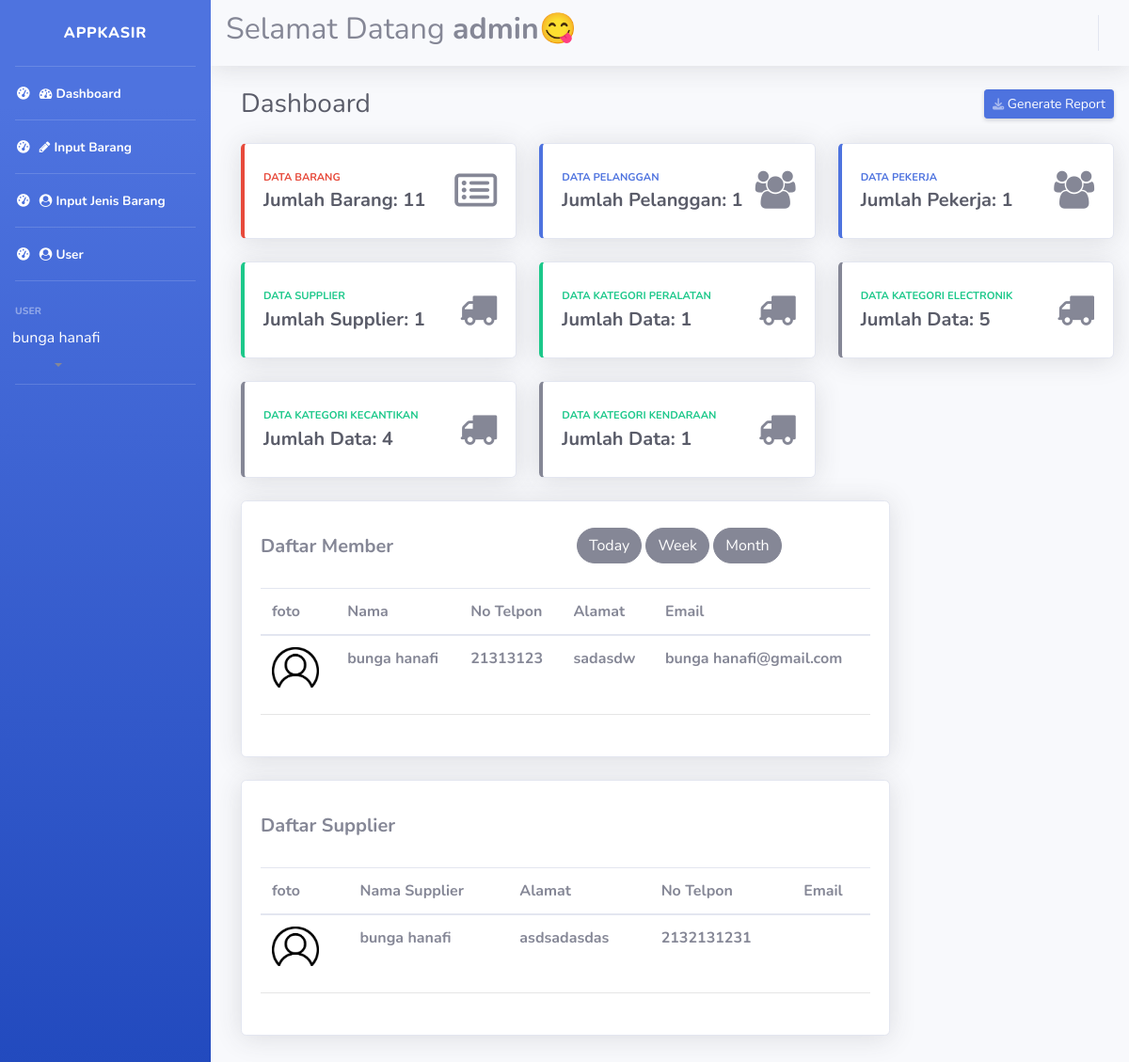
The app's page /admin/index.php (signed in) with its own data.
### tables this page shows
CREATE TABLE `tb_pelanggan` (
  `id_plnggn` int(11) NOT NULL,
  `nama_plnggan` varchar(100) NOT NULL,
  `no_tlp` varchar(13) NOT NULL,
  `alamat` varchar(100) NOT NULL,
  `email` varchar(100) NOT NULL
);

CREATE TABLE `tb_supplier` (
  `id_supp` int(11) NOT NULL,
  `nama_supp` varchar(100) NOT NULL,
  `alamat` varchar(255) NOT NULL,
  `no_tlp` varchar(13) NOT NULL
);

### admin/modul/home.php (the view, shortened to what this page needs)
<div class="container-fluid  m-2">
                    <div class="d-sm-flex align-items-center justify-content-between mb-4">
                        <h1 class="h3 mb-0 text-gray-800">Dashboard</h1>
                        <a href="#" class="d-none d-sm-inline-block btn btn-sm btn-primary shadow-sm"> Generate Report</a>
                    </div>
                    <div class="row">
                        <div class="col-xl-4 col-md-6 mb-4">
                            <?php
                                $sql = mysqli_query($con, "SELECT * FROM tb_barang");
                                $row=mysqli_num_rows($sql);
                            ?>
                            <div class="card border-left-danger shadow h-100 py-2">
                                <div class="card-body">
                                    <div class="row no-gutters align-items-center">
                                        <div class="col mr-2">
                                            <div class="text-xs font-weight-bold text-danger text-uppercase mb-1">
                                                Data Barang</div>
                                            <div class="h5 mb-0 font-weight-bold text-gray-800">Jumlah  Barang: <?php echo $row;?></div>
                                        </div>
                                        <div class="col-auto">
                                        <i class="fa fa-list-alt" aria-hidden="true" style="font-size:40px;"></i>
                                        </div>
                                    </div>
                                </div>
                            </div>
                        </div>
                        <div class="col-xl-4 col-md-6 mb-4">
                            <?php
                                $sql = mysqli_query($con, "SELECT * FROM tb_pelanggan");
                                $row=mysqli_num_rows($sql);
                            ?>
                            <div class="card border-left-primary shadow h-100 py-2">
                                <div class="card-body">
                                    <div class="row no-gutters align-items-center">
                                        <div class="col mr-2">
                                            <div class="text-xs font-weight-bold text-primary text-uppercase mb-1">
                                                Data Pelanggan</div>
                                            <div class="h5 mb-0 font-weight-bold text-gray-800">Jumlah Pelanggan: <?php echo $row;?></div>
                                        </div>
                                        <div class="col-auto">
                                        <i class="fa fa-users" aria-hidden="true" style="font-size:40px;"></i>
                                        </div>
                                    </div>
                                </div>
                            </div>
                        </div>
                        <div class="col-xl-4 col-md-6 mb-4">
                            <?php
                                $sql = mysqli_query($con, "SELECT * FROM tb_admin");
                                $row=mysqli_num_rows($sql);
                            ?>
                            <div class="card border-left-primary shadow h-100 py-2">
                                <div class="card-body">
                                    <div class="row no-gutters align-items-center">
                                        <div class="col mr-2">
                                            <div class="text-xs font-weight-bold text-primary text-uppercase mb-1">
                                                Data Pekerja</div>
                                            <div class="h5 mb-0 font-weight-bold text-gray-800">Jumlah Pekerja: <?php echo $row;?></div>
                                        </div>
                                        <div class="col-auto">
                                        <i class="fa fa-users" aria-hidden="true" style="font-size:40px;"></i>
                                        </div>
                                    </div>
                                </div>
                            </div>
                        </div>
                        <div class="col-xl-4 col-md-6 mb-4">
                            <?php
                                $sql = mysqli_query($con, "SELECT * FROM tb_supplier");
                                $row=mysqli_num_rows($sql);
                            ?>
                            <div class="card border-left-success shadow h-100 py-2">
                                <div class="card-body" style="">
                                    <div class="row no-gutters align-items-center">
                                        <div class="col mr-2">
                                            <div class="text-xs font-weight-bold text-success text-uppercase mb-1">
                                                Data Supplier</div>
                                            <div class="h5 mb-0 font-weight-bold text-gray-800 ">Jumlah Supplier: <?php echo $row;?></div>
                                        </div>
                                        <div class="col-auto">
                                        <i class="fa fa-truck" aria-hidden="true" style="font-size:40px;"></i>
                                        </div>
                                    </div>
                                </div>
                            </div>
                        </div>
                        <div class="col-xl-4 col-md-6 mb-4">
                            <?php
                                $sql = mysqli_query($con, "SELECT * FROM tb_barang WHERE jenis_brng='peralatan'");
                                $row = mysqli_num_rows($sql);
                            ?>
                            <div class="card border-left-success shadow h-100 py-2">
                                <div class="card-body" style="">
                                    <div class="row no-gutters align-items-center">
                                        <div class="col mr-2">
                                            <div class="text-xs font-weight-bold text-success text-uppercase mb-1">
                                                Data Kategori Peralatan</div>
                                            <div class="h5 mb-0 font-weight-bold text-gray-800 ">Jumlah Data: <?php echo $row;?></div>
                                        </div>
                                        <div class="col-auto">
                                        <i class="fa fa-truck" aria-hidden="true" style="font-size:40px;"></i>
                                        </div>
                                    </div>
                                </div>
                            </div>
                        </div>
                        <div class="col-xl-4 col-md-6 mb-4">
                            <?php
                                $sql = mysqli_query($con, "SELECT * FROM tb_barang WHERE jenis_brng='elektronik'");
                                $row = mysqli_num_rows($sql);
                            ?>
                            <div class="card border-left-secondary shadow h-100 py-2">
                                <div class="card-body" style="">
                                    <div class="row no-gutters align-items-center">
                                        <div class="col mr-2">
                                            <div class="text-xs font-weight-bold text-success text-uppercase mb-1">
                                                Data Kategori Electronik</div>
                                            <div class="h5 mb-0 font-weight-bold text-gray-800 ">Jumlah Data: <?php echo $row;?></div>
                                        </div>
                                        <div class="col-auto">
                                        <i class="fa fa-truck" aria-hidden="true" style="font-size:40px;"></i>
                                        </div>
                                    </div>
                                </div>
                            </div>
                        </div>
                        <div class="col-xl-4 col-md-6 mb-4">
                            <?php
                                $sql = mysqli_query($con, "SELECT * FROM tb_barang WHERE jenis_brng='kecantikan'");
                                $row = mysqli_num_rows($sql);
                            ?>
                            <div class="card border-left-secondary shadow h-100 py-2">
                                <div class="card-body" style="">
                                    <div class="row no-gutters align-items-center">
                                        <div class="col mr-2">
                                            <div class="text-xs font-weight-bold text-success text-uppercase mb-1">
                                                Data Kategori kecantikan</div>
                                            <div class="h5 mb-0 font-weight-bold text-gray-800 ">Jumlah Data: <?php echo $row;?></div>
                                        </div>
                                        <div class="col-auto">
                                        <i class="fa fa-truck" aria-hidden="true" style="font-size:40px;"></i>
                                        </div>
                                    </div>
                                </div>
                            </div>
                        </div>
                        <div class="col-xl-4 col-md-6 mb-4">
                            <?php
                                $sql = mysqli_query($con, "SELECT * FROM tb_barang WHERE jenis_brng='kendaraan'");
                                $row = mysqli_num_rows($sql);
                            ?>
                            <div class="card border-left-secondary shadow h-100 py-2">
                                <div class="card-body" style="">
                                    <div class="row no-gutters align-items-center">
                                        <div class="col mr-2">
                                            <div class="text-xs font-weight-bold text-success text-uppercase mb-1">
                                                Data Kategori Kendaraan</div>
                                            <div class="h5 mb-0 font-weight-bold text-gray-800 ">Jumlah Data: <?php echo $row;?></div>
                                        </div>
                                        <div class="col-auto">
                                        <i class="fa fa-truck" aria-hidden="true" style="font-size:40px;"></i>
                                        </div>
                                    </div>
                                </div>
                            </div>
                        </div>
                        <br>
                        <div class="col-xl-9 col-md-6 mb-4">
                            <div class="card shadow h-100 py-2">
                                <div class="card-body" style="">
                                    <div class="row mb-4">
                                        <div class="col-md-6">
                                            <h5 class="text-secondary mt-2"><b>Daftar Member</b></h5>
                                        </div>
                                        <div class="col-md-6">
                                            <button class="btn btn-secondary rounded-pill" type="submit">Today</button>
                                            <button class="btn btn-secondary rounded-pill" type="submit">Week</button>
                                            <button class="btn btn-secondary rounded-pill" type="submit">Month</button>
                                        </div>
                                    </div>
                                    <table class="table">
                                    <thead>
                                        <tr>
                                        <th scope="col">foto</th>
                                        <th scope="col">Nama</th>
                                        <th scope="col">No Telpon</th>
                                        <th scope="col">Alamat</th>
                                        <th scope="col">Email</th>
                                        </tr>
                                    </thead>
                                    <?php
                                        $sql= mysqli_query($con,"SELECT * FROM tb_pelanggan");
                                        while ($row = mysqli_fetch_array($sql)) {
                                            ?>
                                            <tr>
                                            <th scope="row"><img src="image/user.png" alt="" width=50px></th>
                                            <th scope="row"><?=$row['nama_plnggan']?></th>
                                            <th scope="row"><?=$row['no_tlp']?></th>
                                            <th scope="row"><?=$row['alamat']?></th>
                                            <th scope="row"><?=$row['email']?></th>
                                            </tr>
                                    <?php
                                        }
                                    ?>
                                    </table>
                                    <hr>
                                </div>
                            </div>
                        </div>
                        <div class="col-xl-9 col-md-6 mb-4">
                            <div class="card shadow h-100 py-2">
                                <div class="card-body" style="">
                                    <div class="row mb-4">
                                        <div class="col-md-6">
                                            <h5 class="text-secondary mt-2"><b>Daftar Supplier</b></h5>
                                        </div>
                                    </div>
                                    <table class="table">
                                    <thead>
                                        <tr>
                                        <th scope="col">foto</th>
                                        <th scope="col">Nama Supplier</th>
                                        <th scope="col">Alamat</th>
                                        <th scope="col">No Telpon</th>
                                        <th scope="col">Email</th>
                                        </tr>
                                    </thead>
                                    <?php
                                        $sql= mysqli_query($con,"SELECT * FROM tb_supplier");
                                        while ($row = mysqli_fetch_array($sql)) {
                                            ?>
                                            <tr>
                                            <th scope="row"><img src="image/user.png" alt="" width=50px></th>
                                            <th scope="row"><?=$row['nama_supp']?></th>
                                            <th scope="row"><?=$row['alamat']?></th>
                                            <th scope="row"><?=$row['no_tlp']?></th>
                                            <th scope="row"><?=$row['email']?></th>
                                            </tr>
                                    <?php
                                        }
                                    ?>
                                    </table>
                                    <hr>
                                </div>
                            </div>
                        </div>
                    </div>
                </div>

### records on screen
tb_pelanggan: nama_plnggan "bunga hanafi", no_tlp "21313123", alamat "sadasdw", email "bunga hanafi@gmail.com"
tb_supplier: nama_supp "bunga hanafi", alamat "asdsadasdas", no_tlp "2132131231"

### other values on screen
$nama "bunga hanafi"
$jabatan "admin"
$row "11"
$row "1"
$row "5"
$row "4"
